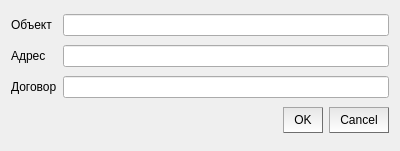
<?xml version="1.0" encoding="UTF-8"?>
<ui version="4.0">
 <class>Dialog</class>
 <widget class="QDialog" name="Dialog">
  <property name="geometry">
   <rect>
    <x>0</x>
    <y>0</y>
    <width>400</width>
    <height>151</height>
   </rect>
  </property>
  <property name="windowTitle">
   <string>Добавления объекта</string>
  </property>
  <layout class="QGridLayout" name="gridLayout">
   <item row="0" column="0">
    <widget class="QLabel" name="label">
     <property name="text">
      <string>Объект</string>
     </property>
    </widget>
   </item>
   <item row="0" column="1">
    <widget class="QLineEdit" name="lineEdit"/>
   </item>
   <item row="1" column="0">
    <widget class="QLabel" name="label_2">
     <property name="text">
      <string>Адрес</string>
     </property>
    </widget>
   </item>
   <item row="1" column="1">
    <widget class="QLineEdit" name="lineEdit_2"/>
   </item>
   <item row="2" column="0">
    <widget class="QLabel" name="label_3">
     <property name="text">
      <string>Договор</string>
     </property>
    </widget>
   </item>
   <item row="2" column="1">
    <widget class="QLineEdit" name="lineEdit_3"/>
   </item>
   <item row="3" column="1">
    <widget class="QDialogButtonBox" name="buttonBox">
     <property name="styleSheet">
      <string notr="true">QPushButton {
	padding-top: 5px;
	padding-bottom: 5px;
	padding-left: 10px;
	padding-right: 10px;
    background-color:  qlineargradient(spread:pad, x1:1, y1:0, x2:1, y2:1, stop:0 rgba(230, 230, 230, 255), stop:1 rgba(255, 255, 255, 255));
    border-style: outset;

    border-width: 1px;
    border-color: rgb(110, 110, 110);
}

QPushButton:hover {
    background-color:rgb(220,220,220);
 }

QPushButton:pressed {
    background-color:rgb(200,200,200);
 }</string>
     </property>
     <property name="standardButtons">
      <set>QDialogButtonBox::Cancel|QDialogButtonBox::Ok</set>
     </property>
    </widget>
   </item>
  </layout>
 </widget>
 <resources/>
 <connections/>
</ui>
